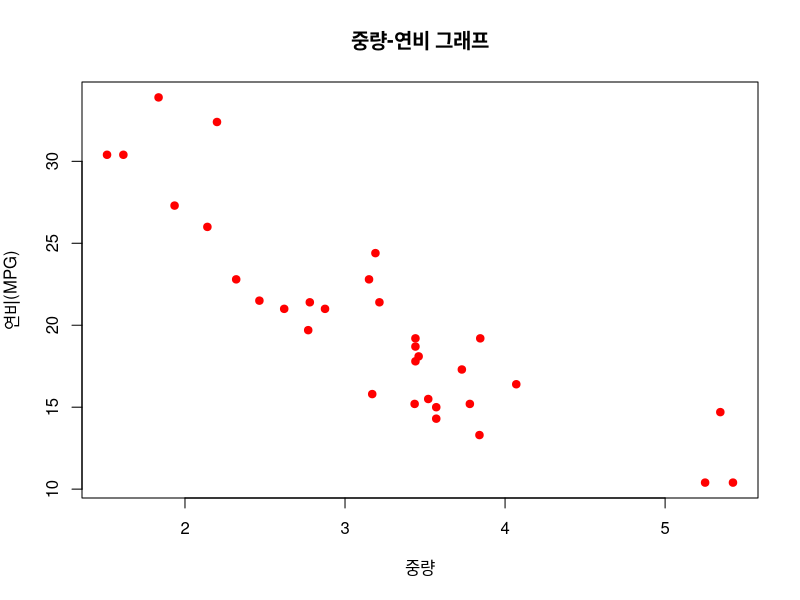
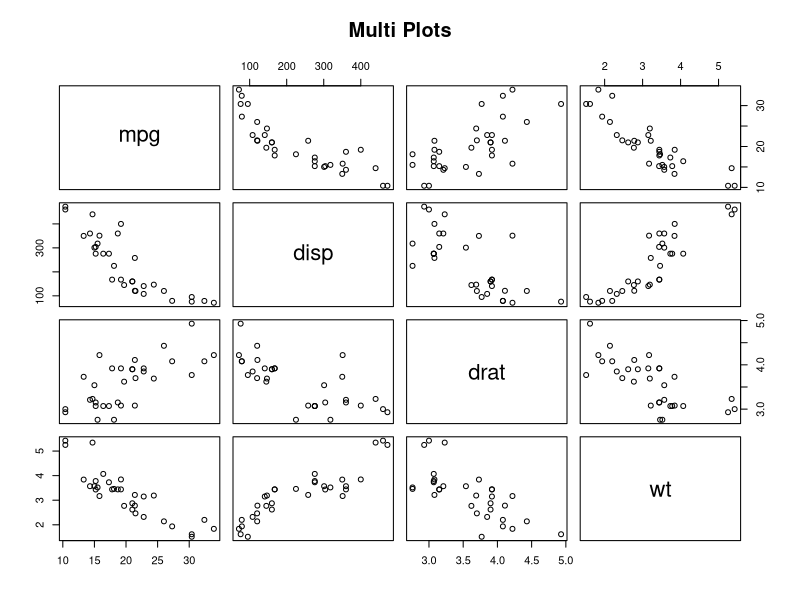
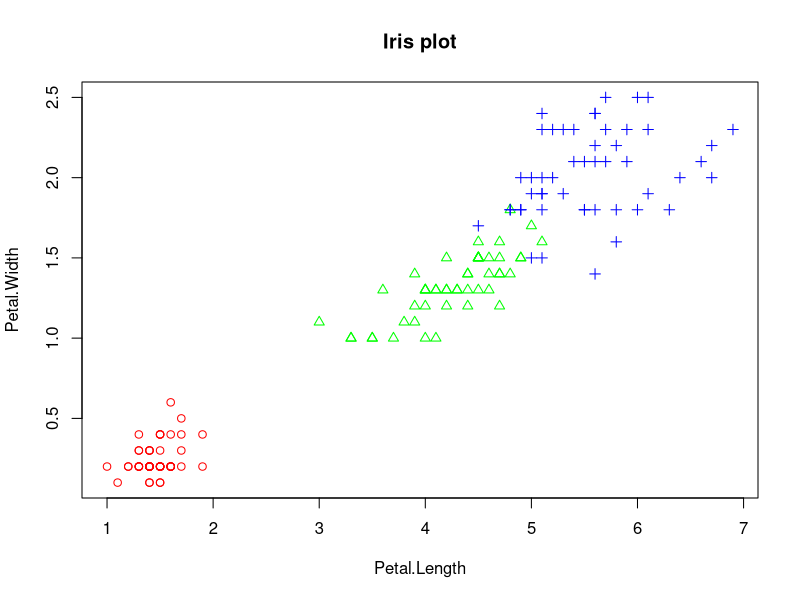
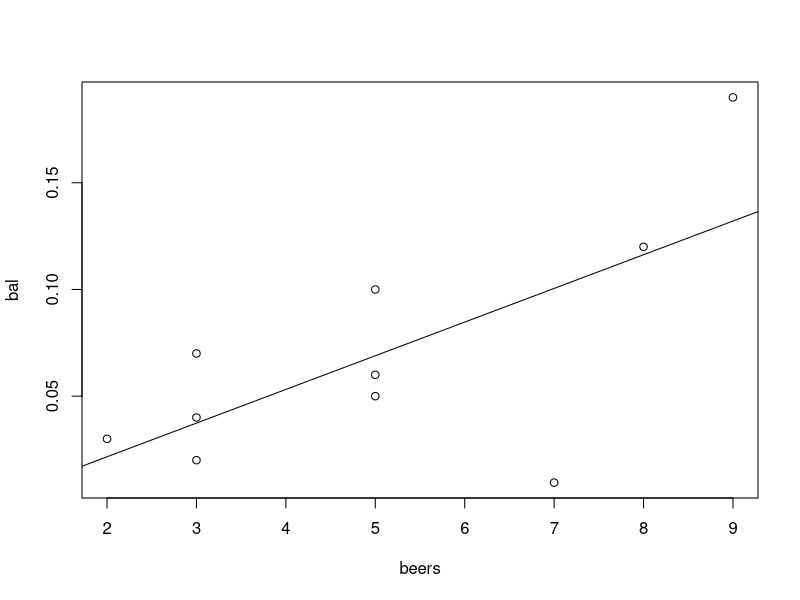
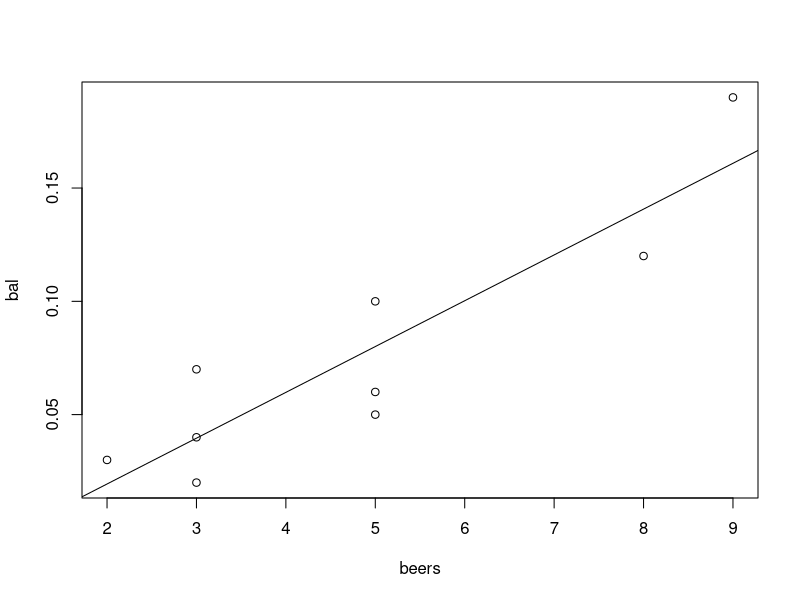
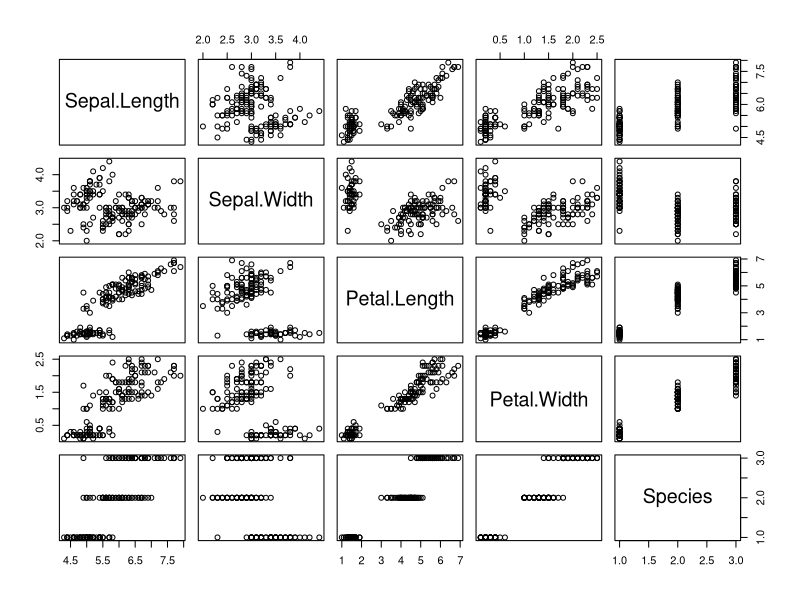

Generate these figures, in order, with R:
wt <-mtcars$wt # 중량 자료
mpg <- mtcars$mpg # 연비 자료
plot(wt, mpg, # 2개 변수(x축, y축)
     main="중량-연비 그래프", # 제목
     xlab="중량", # x축 레이블
     ylab="연비(MPG)", # y축 레이블
     col="red", # point의 color
     pch=19) # point의 종류


vars <- c("mpg","disp","drat","wt") # 대상 변수
target <- mtcars[,vars]
head(target)
pairs(target, # 대상 데이터
      main="Multi Plots")


iris.2 <- iris[,3:4] # 데이터 준비
point <- as.numeric(iris$Species) # 점의 모양
point # point 내용 출력
color <- c("red","green","blue") # 점의 컬러
plot(iris.2,
     main="Iris plot",
     pch=c(point),
     col=color[point])

####################################################
beers = c(5,2,9,8,3,7,3,5,3,5) # 자료 입력
bal <- c(0.1,0.03,0.19,0.12,0.04,0.0095,0.07, # 자료 입력
         0.06,0.02,0.05)
tbl <- data.frame(beers,bal) # 데이터프레임 생성
tbl
plot(bal~beers,data=tbl) # 산점도
res <- lm(bal~beers,data=tbl) # 회귀식 도출
abline(res) # 회귀선 그리기
cor(beers,bal) # 상관계수 계산

###################################### 아웃라이어 빼기;
beers = c(5,2,9,8,3,3,5,3,5) # 자료 입력
bal <- c(0.1,0.03,0.19,0.12,0.04,0.07, # 자료 입력
         0.06,0.02,0.05)
tbl <- data.frame(beers,bal) # 데이터프레임 생성
tbl
plot(bal~beers,data=tbl) # 산점도
res <- lm(bal~beers,data=tbl) # 회귀식 도출
abline(res) # 회귀선 그리기
cor(beers,bal) # 상관계수 계산

#########################################
install.packages("mlbench")
library(mlbench) #라이브러리 로딩
?BostonHousing
data("BostonHousing")
str(BostonHousing)
summary(BostonHousing)
head(BostonHousing)

plot(iris)
###########################################

summary(BostonHousing$medv)
########################################
myds<-BostonHousing[,c("crim","rm","dis","tax","medv")]
grp<-c()
for(i in 1:nrow(myds)){
  if(myds$medv[i]>=25.0){
    grp[i]<-"H"
  }else if(myds$medv[i]<=17.0){
    grp[i]<-"L"
  }else{
    grp[i]<-"M"
  }
}
grp<-factor(grp)
grp<-factor(grp,levels=c("H","M","L"))

myds<-data.frame(myds,grp)
myds
str(myds)
head

#############################
my.df<-BostonHousing[,c("crim","rm","dis","tax","medv")]
head(my.df)
grp<-ifelse(my.df$medv>25,"H", ifelse(my.df$medv<17,"L","M"))
grp #줄이는 방식
##################################################
my.df<-BostonHousing[,c("crim","rm","dis","tax","medv")]
my.df$grp<-ifelse(my.df$medv>25,"H", ifelse(my.df$medv<17,"L","M"))
my.df$grp<-factor(my.df$grp, levels=c("H","M","L"))
my.df$grp #더 줄이는 방식

#데시벨, 진도 등은 로그 배의 차이가 난다. 즉 지수배를 로그 취하면 인간의 감각과 선형이 된다.
#상관 관계가 높으면 인과관계가 있을 수는 있지만 인과관계라고 단정 지으면 안된다.
#다음 시간에 빈 값이 있는 결측치나 아웃라이더를처리하여 사용하는 방법을 배운다.